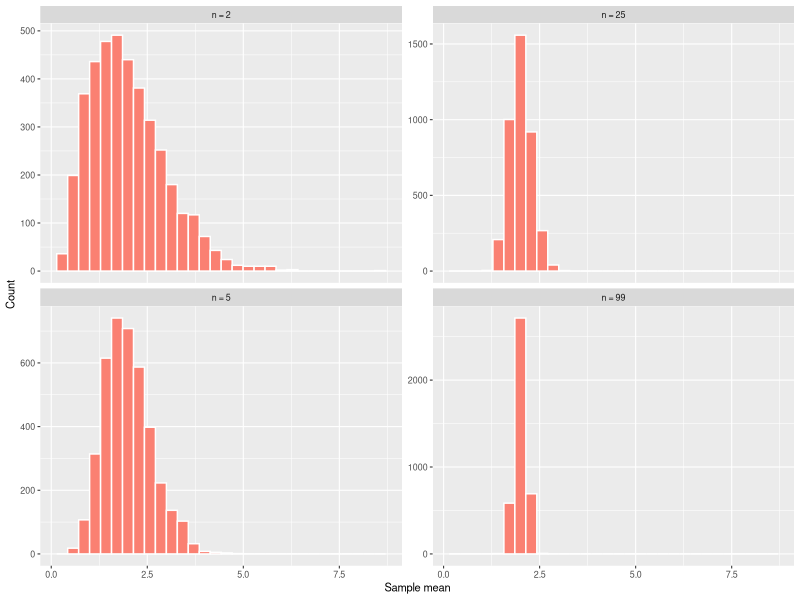

Recreate this plot in R.
## ---- chunk 1
knitr::opts_chunk$set(
  comment = "R>",
  warning = FALSE,
  message = FALSE,
  fig.asp = NULL,
  fig.align = "center",
  fig.retina = 2,
  dpi = 300
)

ggplot2::theme_set(
  ggplot2::theme_grey(base_size = 8)
)
## ---- chunk 2
set.seed(74404)
## ---- chunk 3
library(tidyverse)
## ---- chunk 4
#| fig-cap: "A simulation showing the central limit theorem. The population is strongly right-skewed, but the sampling distribution of the sample mean becomes more nearly normal as sample size increases."
#| fig-width: 5.5
#| fig-height: 4

population <- tibble(x = rgamma(100000, shape = 2, rate = 1))

simulate_means <- function(sample_n, reps = 4000) {
  tibble(
    n = paste("n =", sample_n),
    mean_x = replicate(reps, mean(sample(population$x, size = sample_n)))
  )
}

bind_rows(
  simulate_means(2),
  simulate_means(5),
  simulate_means(25),
  simulate_means(99)
) |>
  ggplot(aes(x = mean_x)) +
  geom_histogram(bins = 30, fill = "salmon", colour = "white") +
  facet_wrap(~n, scales = "free_y") +
  labs(x = "Sample mean", y = "Count")
## ---- chunk 5
x <- c(12.1, 11.8, 12.4, 12.0, 11.9, 12.3, 12.2, 11.7)

n <- length(x)
mean_x <- mean(x)
sd_x <- sd(x)
se_x <- sd_x / sqrt(n)
t_crit <- qt(0.975, df = n - 1)
ci_low <- mean_x - t_crit * se_x
ci_high <- mean_x + t_crit * se_x

tibble(
  n = n,
  mean = mean_x,
  sd = sd_x,
  se = se_x,
  ci_low = ci_low,
  ci_high = ci_high
)
